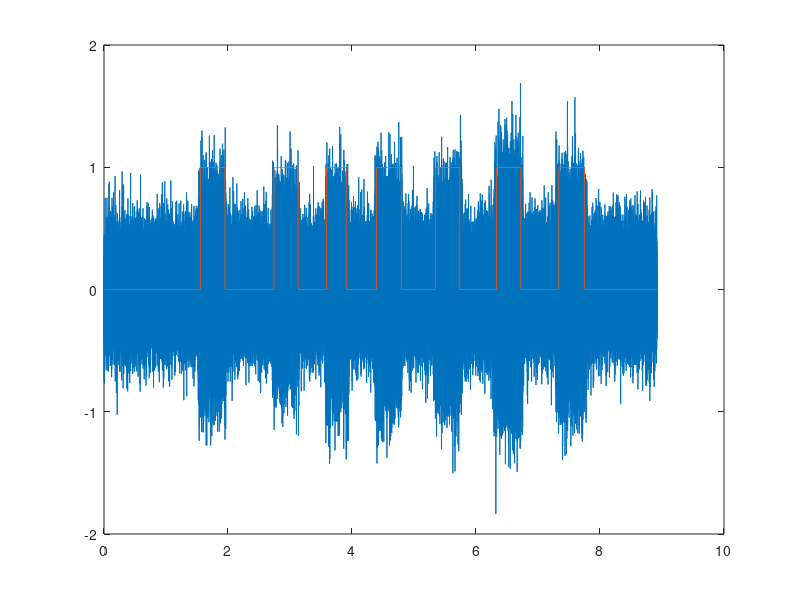

Reproduce this figure in MATLAB.
function anachi = ejer5()
datos = load("te.txt");
fm = 11025;
T=1/fm;
t0= length(datos)/fm;
t=0:T:t0-T;
energia = datos.*datos;
##tiempos = [ 1.55, 1.95;
##           2.80 , 3.15;
##           3.60 , 3.90;
##           4.40 , 4.76;
##           5.40 , 5.70;
##           6.30 , 6.75;
##           7.30 , 7.80;
##           ];
tiempos = [17141, 21507;
           30239, 34527;
           39575, 43075;
           48442, 52875;
           58942, 63258;
           69792, 74108;
           80875, 85425];
plot(t,datos)
hold on
onda_cuadrada = zeros(length(t),1);
for m=1: size(tiempos,1)
 for i=1 : length(t)
        if( i >=  tiempos(m,1) && i < tiempos(m,2))
             onda_cuadrada(i) = 1;
           endif
  endfor
endfor
plot(t,onda_cuadrada)
%creo distintas fases
fases = linspace(0, 2*pi, 100);
respusta = zeros(1,7);
for i=1:7 #size(tiempos,1)
     #DT = tiempos(i,1) - tiempos(i,2);
     #t=0:T:DT-T;
     vectorsimilitud = zeros(10,length(fases));
     maxsimilitud = [-1e10,-1e10,-1e10,-1e10,-1e10,-1e10,-1e10,-1e10,-1e10,-1e10];
     ycada_onda = datos(tiempos(i,1):tiempos(i,2));
     tcada_onda = t(tiempos(i,1):tiempos(i,2));
     for j=1:length(fases)
        fila1 = sin((2*pi*667*tcada_onda+ fases(j)));
        fila2 = sin((2*pi*770*tcada_onda+ fases(j)));
        fila3 = sin((2*pi*852*tcada_onda+ fases(j)));
        fila4 = sin((2*pi*941*tcada_onda+ fases(j)));
        cola1 = sin((2*pi*1209*tcada_onda + fases(j)));
        cola2 = sin((2*pi*1336*tcada_onda + fases(j)));
        cola3 = sin((2*pi*1447*tcada_onda + fases(j)));
        n1= fila1 + cola1;
        n2= fila1 + cola2;
        n3= fila1 + cola3;
        n4= fila2 + cola1;
        n5= fila2 + cola2;
        n6= fila2 + cola3;
        n7= fila3 + cola1;
        n8= fila3 + cola2;
        n9= fila3 + cola3;
        n0= fila4 + cola2;
        #numeral= fila4 + cola1;
        #asterisco= fila4 + cola3;
        if(dot(ycada_onda,n1) > maxsimilitud(1))
          maxsimilitud(1) = dot(ycada_onda,n1);
          vectorsimilitud(1,j) = dot(ycada_onda,n1);
        endif
        if(dot(ycada_onda,n2) > maxsimilitud(2))
          maxsimilitud(2) = dot(ycada_onda,n2);
          vectorsimilitud(2,j) = dot(ycada_onda,n2);
        endif
        if(dot(ycada_onda,n3) > maxsimilitud(3))
          maxsimilitud(3) = dot(ycada_onda,n3);
          vectorsimilitud(3,j) = dot(ycada_onda,n3);
        endif
        if(dot(ycada_onda,n4) > maxsimilitud(4))
          maxsimilitud(4) = dot(ycada_onda,n4);
          vectorsimilitud(4,j) = dot(ycada_onda,n4);
        endif
        if(dot(ycada_onda,n5) > maxsimilitud(5))
          maxsimilitud(5) = dot(ycada_onda,n5);
          vectorsimilitud(5,j) = dot(ycada_onda,n5);
        endif
        if(dot(ycada_onda,n6) > maxsimilitud(6))
          maxsimilitud(6) = dot(ycada_onda,n6);
          vectorsimilitud(6,j) = dot(ycada_onda,n6);
        endif
        if(dot(ycada_onda,n7) > maxsimilitud(7))
          maxsimilitud(7) = dot(ycada_onda,n7);
          vectorsimilitud(7,j) = dot(ycada_onda,n7);
        endif
        if(dot(ycada_onda,n8) > maxsimilitud(8))
          maxsimilitud(8) = dot(ycada_onda,n8);
          vectorsimilitud(8,j) = dot(ycada_onda,n8);
        endif
        if(dot(ycada_onda,n9) > maxsimilitud(9))
          maxsimilitud(9) = dot(ycada_onda,n9);
          vectorsimilitud(9,j) = dot(ycada_onda,n9);
        endif
        if(dot(ycada_onda,n0) > maxsimilitud(10))
          maxsimilitud(10) = dot(ycada_onda,n0);
          vectorsimilitud(10,j) = dot(ycada_onda,n0);
        endif
    endfor
    minimo = min(vectorsimilitud(:));
    [f_pos_min,c_pos_min] = find(vectorsimilitud == minimo);
    respusta(i) = f_pos_min;
endfor
respusta
endfunction
